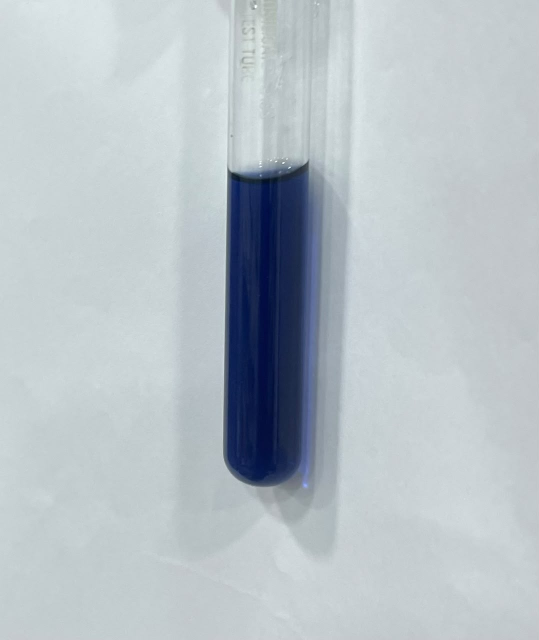
#> input picture Backend/samples/lab-photos-2026-10-15/tube-1.jpg, 1078 x 1280 px (shown at 1/2 size)
$ python -i quality.py   (imports and definitions only)   (older library calls are emulated)
#> lines starting #> are read from the running program, lines starting #| are printed output that depends on the picture; after the words box and inside, x2 and y2 are one past the last pixel; in counts of white or black regions, pixels touching at a corner belong together
"""
Stage 4 — image-quality assessment.

Decides whether an image can support a colour measurement at all, and returns
structured warnings explaining what is wrong. The point is to tell a
technician to retake the photograph rather than to hand back a confident
answer derived from a blurry, blown-out image.

Every threshold here is an engineering heuristic chosen to be conservative,
not a validated specification. They are collected in QualityThresholds so a
laboratory can tune them against its own imaging setup, and so the values used
are recorded with each measurement.
"""
from __future__ import annotations

from dataclasses import dataclass, field
from enum import Enum
from typing import Any

import cv2
import numpy as np
from numpy.typing import NDArray


class Severity(str, Enum):
    INFO = "info"
    WARNING = "warning"
    CRITICAL = "critical"


class Verdict(str, Enum):
    USABLE = "usable"
    MARGINAL = "marginal"
    UNUSABLE = "unusable"


@dataclass
class QualityWarning:
    code: str
    severity: Severity
    message: str
    measured_value: float | None = None
    threshold: float | None = None


@dataclass
class QualityThresholds:
    """
    Tunable limits.

    These are starting points derived from general image-processing practice,
    not from a validation study on bromate test tubes. A laboratory with a
    controlled lighting rig should tighten them; one working with handheld
    phone photos in variable light may need to loosen them and accept more
    MARGINAL verdicts.
    """

    # Variance of the Laplacian over the SCALE-NORMALISED focus crop — see
    # `focus_score`. These were recalibrated against real photographs after the
    # originals (25 / 100, taken from general practice) rejected every genuine
    # lab photo as "badly out of focus".
    #
    # Calibrated on 18 sharp images — 4 real laboratory photographs at three
    # capture sizes, plus one synthetic tube per ladder colour — against 60
    # Gaussian-blurred controls (9/15/21/31 px) of the same images.
    #
    #     sharp   : min 0.0266   median 0.0532   max 0.3278
    #     blurred : max 0.0259   median 0.0026
    #
    # 0.012 rejects none of the 18 sharp images and catches 58 of 60 blurs.
    #
    # Two deliberate choices behind those numbers. The two mild 9px blurs that
    # slip through are tolerated: the measurement is the *median colour of a
    # uniform column*, and mild blur barely moves a median. Blur's real danger
    # here is to region detection — a soft image makes it harder to be sure
    # the measured area is a tube at all — and roi_confidence and
    # region_lab_std catch that independently.
    #
    # The margin between the sharpest blur and the softest sharp image is
    # narrow. Treat these as provisional: 4 tubes, one camera, one session.
    blur_critical: float = 0.012
    blur_warning: float = 0.030

    # Mean channel value, 0-255.
    underexposure_critical: float = 25.0
    underexposure_warning: float = 50.0
    overexposure_critical: float = 235.0
    overexposure_warning: float = 215.0

    # Fraction of pixels pinned at 0 or 255. Clipped pixels have lost their
    # colour information outright — no processing recovers it.
    clipping_critical: float = 0.25
    clipping_warning: float = 0.08

    # Standard deviation of luminance. Very low means a flat, featureless frame.
    contrast_critical: float = 8.0
    contrast_warning: float = 18.0

    # Fraction of near-white high-luminance pixels, indicating specular glare.
    glare_critical: float = 0.20
    glare_warning: float = 0.07

    # Spread of colour within the measured region. A wide spread means the
    # region is not a single uniform solution colour.
    region_uniformity_warning: float = 12.0
    region_uniformity_critical: float = 25.0


@dataclass
class QualityReport:
    usable: bool
    verdict: Verdict
    score: float
    warnings: list[QualityWarning] = field(default_factory=list)
    sharpness: float | None = None
    mean_brightness: float | None = None
    clipping_fraction: float | None = None
    contrast: float | None = None
    glare_fraction: float | None = None


def measure_sharpness(gray: NDArray[Any]) -> float:
    """
    Variance of the Laplacian — the standard cheap blur estimate.

    Accepts a loose NDArray because cv2.cvtColor's type stub returns a
    generic array; the runtime value is uint8 for 8-bit input.

    Raw and scale-dependent: the same scene photographed at higher resolution
    scores higher. Use `focus_score` for anything compared against a
    threshold; this stays for reporting a region's raw texture.
    """
    return float(cv2.Laplacian(gray, cv2.CV_64F).var())


#: How far outside the measured region to reach when judging focus, as a
#: fraction of its size.
FOCUS_PADDING = 0.35
#: Height every focus crop is resized to before measuring.
FOCUS_NORMAL_HEIGHT = 480


def focus_score(
    rgb: NDArray[np.uint8],
    region: tuple[int, int, int, int] | None = None,
) -> float:
    """
    How well focused the image is, measured where focus is actually visible.

    Returns high-frequency energy as a *fraction* of the crop's total
    variance, so the result answers "how much of this image's detail survived"
    rather than "how much detail is there", which is what makes it comparable
    between a pale blank and an opaque navy sample.

    Three corrections over a plain Laplacian variance of the frame, each of
    which came from a real image being judged wrongly:

    **Measure at the tube's edges, not inside it.** Laplacian variance
    measures high-frequency detail, and a correctly exposed column of uniform
    solution has almost none *by definition* — that is what a good sample
    looks like. Measuring there scores a perfect photo the same as a blurry
    one. The region is padded outward so the glass walls, the meniscus and
    the background boundary are inside the measured area; those edges are
    where being out of focus shows up.

    **Normalise for scale.** Laplacian variance grows with resolution, so the
    same tube shot on a 2 MP webcam and a 12 MP phone differ by an order of
    magnitude and no fixed threshold can hold for both. Resizing the crop to
    a constant height first cut the spread across a 0.35x-1.5x resolution
    range from roughly 10x to 2x.

    **Divide by the crop's own contrast.** Laplacian variance measures edge
    *energy*, which rises with contrast as well as with focus. A colourless
    0 ppm blank against a grey bench has little of either, so on the raw
    measure it scored 25 where a navy sample scored 1500 — and the blank was
    rejected as blurred. That is the one sample a bromate screen must be able
    to trust, since "no bromate detected" is the result people act on.

    `region` is (x, y, width, height); without it the whole frame is used,
    which is weaker — a tube occupying a fifth of a plain background has its
    variance diluted by all that empty space.
    """
    height, width = rgb.shape[:2]

    if region is not None:
        x, y, w, h = region
        pad_x, pad_y = int(w * FOCUS_PADDING), int(h * FOCUS_PADDING)
        crop = rgb[
            max(0, y - pad_y) : min(height, y + h + pad_y),
            max(0, x - pad_x) : min(width, x + w + pad_x),
        ]
    else:
        crop = rgb

    if crop.shape[0] < 2 or crop.shape[1] < 2:
        return 0.0

    # Downscale only. Enlarging a crop that is already smaller than the target
    # interpolates detail that was never captured, which *smooths* it and
    # pushes the score down — a small sharp photograph then scores like a
    # blurred one. Found by a test that resized a real photograph and watched
    # it cross the threshold in the wrong direction.
    if crop.shape[0] > FOCUS_NORMAL_HEIGHT:
        scale = FOCUS_NORMAL_HEIGHT / crop.shape[0]
        crop = cv2.resize(  # type: ignore[assignment]
            crop,
            (max(2, int(crop.shape[1] * scale)), FOCUS_NORMAL_HEIGHT),
            # INTER_AREA downsamples without the aliasing that would show up
            # as false "detail" and flatter a blurred image.
            interpolation=cv2.INTER_AREA,
        )

    gray = cv2.cvtColor(crop, cv2.COLOR_RGB2GRAY).astype(np.float64)
    contrast = float(gray.var())
    # A perfectly flat crop has no contrast and no detail; it carries no
    # focus information either way, so report 0 rather than dividing by ~0.
    if contrast < 1e-6:
        return 0.0
    return measure_sharpness(gray) / contrast


def measure_clipping(rgb: NDArray[np.uint8]) -> float:
    """Fraction of pixels with any channel at 0 or 255."""
    at_floor = (rgb == 0).any(axis=-1)
    at_ceiling = (rgb == 255).any(axis=-1)
    return float((at_floor | at_ceiling).mean())


def measure_glare(rgb: NDArray[np.uint8]) -> float:
    """
    Fraction of pixels that look like specular reflection: very bright and
    nearly colourless. Glass tubes produce exactly this, and those pixels
    carry the light source's colour rather than the solution's.
    """
    arr = rgb.astype(np.float64)
    luminance = arr @ np.array([0.2126, 0.7152, 0.0722])
    saturation_proxy = arr.max(axis=-1) - arr.min(axis=-1)
    return float(((luminance > 240) & (saturation_proxy < 20)).mean())


def assess_quality(
    rgb: NDArray[np.uint8],
    thresholds: QualityThresholds | None = None,
    region_lab_std: float | None = None,
    roi_confidence: float | None = None,
    has_color_reference: bool = False,
    focus_region: tuple[int, int, int, int] | None = None,
) -> QualityReport:
    """
    Produce a quality verdict for an image, optionally informed by the region
    that was measured.

    `region_lab_std` is the colour spread inside the measured region. A high
    value means the region contained more than one thing — tube edge,
    background, label — so the median colour is not a solution colour.

    `has_color_reference` records whether a known colour standard appeared in
    the frame. Without one there is no way to correct for the light source, and
    that is reported as an informational warning on every image because it
    bounds how far any colour comparison can be trusted.
    """
    thresholds = thresholds or QualityThresholds()
    warnings: list[QualityWarning] = []

    gray = cv2.cvtColor(rgb, cv2.COLOR_RGB2GRAY)

    # Focus is judged on the padded, scale-normalised crop around the region;
    # exposure and colour below stay on the frame as given.
    sharpness = focus_score(rgb, focus_region)
    mean_brightness = float(gray.mean())
    contrast = float(gray.std())
    clipping = measure_clipping(rgb)
    glare = measure_glare(rgb)

    # ── Focus ────────────────────────────────────────────────────────────────
    if sharpness < thresholds.blur_critical:
        warnings.append(
            QualityWarning(
                "blur",
                Severity.CRITICAL,
                "The image is badly out of focus. Retake it with the tube in "
                "sharp focus.",
                round(sharpness, 2),
                thresholds.blur_critical,
            )
        )
    elif sharpness < thresholds.blur_warning:
        warnings.append(
            QualityWarning(
                "soft_focus",
                Severity.WARNING,
                "The image is soft. A sharper photograph would give a more "
                "reliable measurement.",
                round(sharpness, 2),
                thresholds.blur_warning,
            )
        )

    # ── Exposure ─────────────────────────────────────────────────────────────
    if mean_brightness < thresholds.underexposure_critical:
        warnings.append(
            QualityWarning(
                "severe_underexposure",
                Severity.CRITICAL,
                "The image is far too dark to measure colour. Add light and "
                "retake it.",
                round(mean_brightness, 2),
                thresholds.underexposure_critical,
            )
        )
    elif mean_brightness < thresholds.underexposure_warning:
        warnings.append(
            QualityWarning(
                "underexposure",
                Severity.WARNING,
                "The image is dark, which compresses colour differences.",
                round(mean_brightness, 2),
                thresholds.underexposure_warning,
            )
        )
    elif mean_brightness > thresholds.overexposure_critical:
        warnings.append(
            QualityWarning(
                "severe_overexposure",
                Severity.CRITICAL,
                "The image is far too bright; colour information has been lost.",
                round(mean_brightness, 2),
                thresholds.overexposure_critical,
            )
        )
    elif mean_brightness > thresholds.overexposure_warning:
        warnings.append(
            QualityWarning(
                "overexposure",
                Severity.WARNING,
                "The image is bright, which washes out colour differences.",
                round(mean_brightness, 2),
                thresholds.overexposure_warning,
            )
        )

    # ── Clipping ─────────────────────────────────────────────────────────────
    if clipping > thresholds.clipping_critical:
        warnings.append(
            QualityWarning(
                "severe_clipping",
                Severity.CRITICAL,
                f"{clipping:.0%} of pixels are fully black or fully white. "
                "Their colour cannot be recovered.",
                round(clipping, 4),
                thresholds.clipping_critical,
            )
        )
    elif clipping > thresholds.clipping_warning:
        warnings.append(
            QualityWarning(
                "color_clipping",
                Severity.WARNING,
                f"{clipping:.0%} of pixels are clipped at black or white.",
                round(clipping, 4),
                thresholds.clipping_warning,
            )
        )

    # ── Contrast ─────────────────────────────────────────────────────────────
    if contrast < thresholds.contrast_critical:
        warnings.append(
            QualityWarning(
                "very_low_contrast",
                Severity.CRITICAL,
                "The image is almost featureless; the tube cannot be "
                "distinguished from the background.",
                round(contrast, 2),
                thresholds.contrast_critical,
            )
        )
    elif contrast < thresholds.contrast_warning:
        warnings.append(
            QualityWarning(
                "low_contrast",
                Severity.WARNING,
                "Low contrast between the sample and its background.",
                round(contrast, 2),
                thresholds.contrast_warning,
            )
        )

    # ── Glare ────────────────────────────────────────────────────────────────
    if glare > thresholds.glare_critical:
        warnings.append(
            QualityWarning(
                "severe_glare",
                Severity.CRITICAL,
                "Strong reflections cover much of the image. Those pixels show "
                "the light source, not the solution.",
                round(glare, 4),
                thresholds.glare_critical,
            )
        )
    elif glare > thresholds.glare_warning:
        warnings.append(
            QualityWarning(
                "glare",
                Severity.WARNING,
                "Reflections are visible on the glass. Diffuse the lighting if "
                "possible.",
                round(glare, 4),
                thresholds.glare_warning,
            )
        )

    # ── Region uniformity ────────────────────────────────────────────────────
    if region_lab_std is not None:
        if region_lab_std > thresholds.region_uniformity_critical:
            warnings.append(
                QualityWarning(
                    "non_uniform_region",
                    Severity.CRITICAL,
                    "The measured region contains widely varying colours, so it "
                    "probably includes more than just the solution.",
                    round(region_lab_std, 2),
                    thresholds.region_uniformity_critical,
                )
            )
        elif region_lab_std > thresholds.region_uniformity_warning:
            warnings.append(
                QualityWarning(
                    "variable_region",
                    Severity.WARNING,
                    "Colour varies noticeably across the measured region.",
                    round(region_lab_std, 2),
                    thresholds.region_uniformity_warning,
                )
            )

    # ── Region confidence ────────────────────────────────────────────────────
    if roi_confidence is not None and roi_confidence < 0.4:
        warnings.append(
            QualityWarning(
                "uncertain_boundaries",
                Severity.WARNING,
                "The sample boundary could not be identified confidently. "
                "Select the region manually for a more reliable result.",
                round(roi_confidence, 3),
                0.4,
            )
        )

    # ── Colour reference ─────────────────────────────────────────────────────
    # Always reported when absent. This is the single biggest limitation on
    # comparing colours across devices and lighting, and it should not be
    # silent just because it is the normal case.
    if not has_color_reference:
        warnings.append(
            QualityWarning(
                "missing_calibration",
                Severity.INFO,
                "No colour reference was present in the frame, so the image "
                "could not be corrected for the light source. Colour values "
                "are device- and lighting-dependent.",
                None,
                None,
            )
        )

    verdict, score = _summarise(warnings)

    return QualityReport(
        usable=verdict is not Verdict.UNUSABLE,
        verdict=verdict,
        score=score,
        warnings=warnings,
        sharpness=round(sharpness, 4),
        mean_brightness=round(mean_brightness, 2),
        clipping_fraction=round(clipping, 4),
        contrast=round(contrast, 2),
        glare_fraction=round(glare, 4),
    )


def _summarise(warnings: list[QualityWarning]) -> tuple[Verdict, float]:
    """
    Reduce the warnings to a verdict and a 0-1 score.

    Any CRITICAL warning makes the image unusable — these are conditions where
    the colour information is genuinely gone, not merely degraded. The score is
    an ordinal summary for display; it is not a probability and should not be
    treated as one.
    """
    critical = sum(1 for w in warnings if w.severity is Severity.CRITICAL)
    warning = sum(1 for w in warnings if w.severity is Severity.WARNING)

    if critical > 0:
        # Several critical problems should not score the same as one.
        return Verdict.UNUSABLE, round(max(0.0, 0.25 - 0.05 * critical), 4)

    if warning >= 3:
        return Verdict.MARGINAL, 0.45
    if warning == 2:
        return Verdict.MARGINAL, 0.6
    if warning == 1:
        return Verdict.USABLE, 0.8

    return Verdict.USABLE, 0.95

>>> import cv2
>>> picture = cv2.cvtColor(cv2.imread('../../../../samples/lab-photos-2026-10-15/tube-1.jpg'), cv2.COLOR_BGR2RGB)
>>> result = assess_quality(picture)
#> in assess_quality, `gray = cv2.cvtColor(rgb, cv2.COLOR_RGB2GRAY)`:
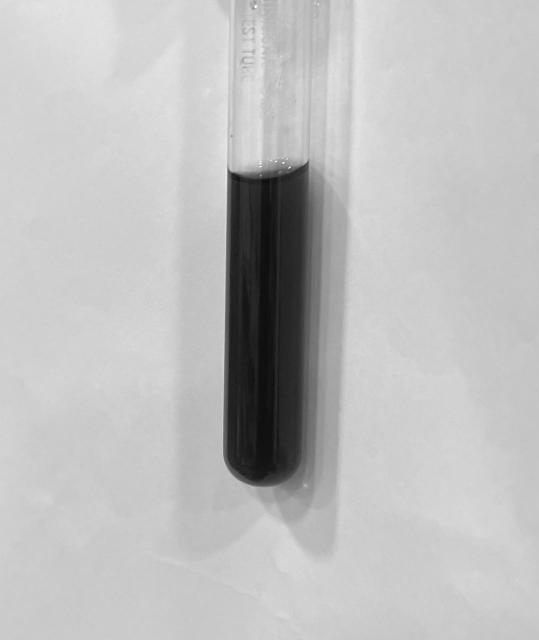
#> gray: shape (1280, 1078) (shown at 1/2 size); min 12, max 253, mean 190.1
#> in focus_score, `crop = cv2.resize(  # type: ignore[assignment] crop, (max(2, int(crop...`:
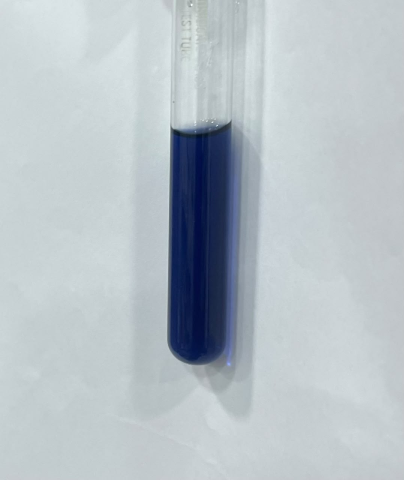
#> crop: shape (480, 404, 3); mean R, G, B 182.8, 192.4, 198.2
#> in focus_score, `gray = cv2.cvtColor(crop, cv2.COLOR_RGB2GRAY).astype(np.float64)`:
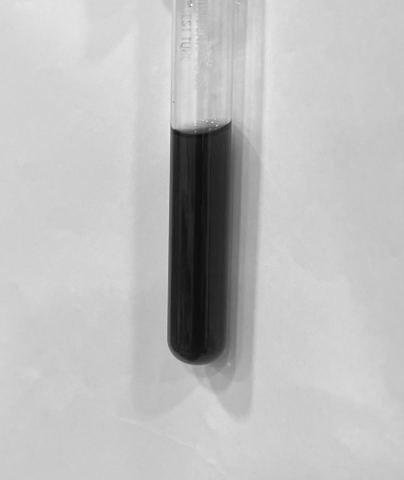
#> gray: shape (480, 404) float64; min 13, max 245, mean 190.1
#> in focus_score, `contrast = float(gray.var())`: contrast = 2005.7
#> in assess_quality, `sharpness = focus_score(rgb, focus_region)`: sharpness = 0.0139
#> in assess_quality, `mean_brightness = float(gray.mean())`: mean_brightness = 190.1
#> in assess_quality, `contrast = float(gray.std())`: contrast = 44.83
#> in measure_clipping, `at_floor = (rgb == 0).any(axis=-1)`:
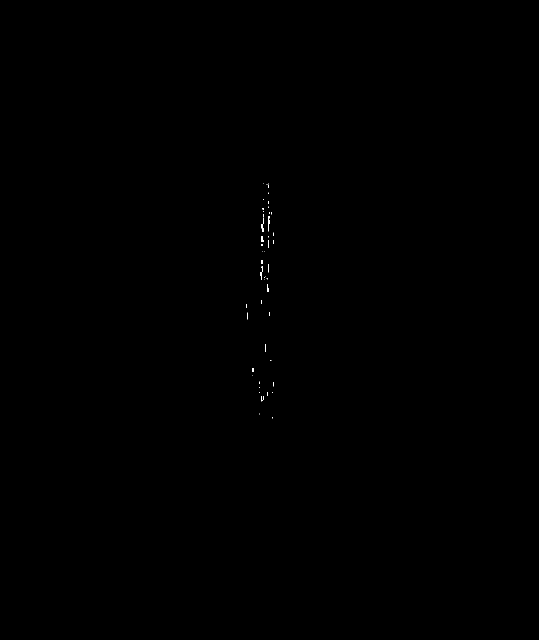
#> at_floor: shape (1280, 1078) bool (shown at 1/2 size); 0.04% white in thin lines or dots, all inside (x1, y1, x2, y2) = (493, 367, 548, 837)
#> in measure_clipping, `at_ceiling = (rgb == 255).any(axis=-1)`:
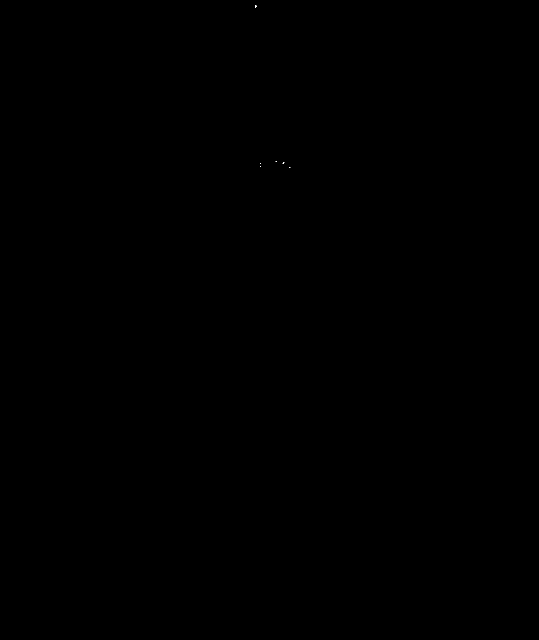
#> at_ceiling: shape (1280, 1078) bool (shown at 1/2 size); 0% white in thin lines or dots, all inside (x1, y1, x2, y2) = (510, 11, 581, 336)
#> in assess_quality, `clipping = measure_clipping(rgb)`: clipping = 0.000417
#> in measure_glare, `saturation_proxy = arr.max(axis=-1) - arr.min(axis=-1)`:
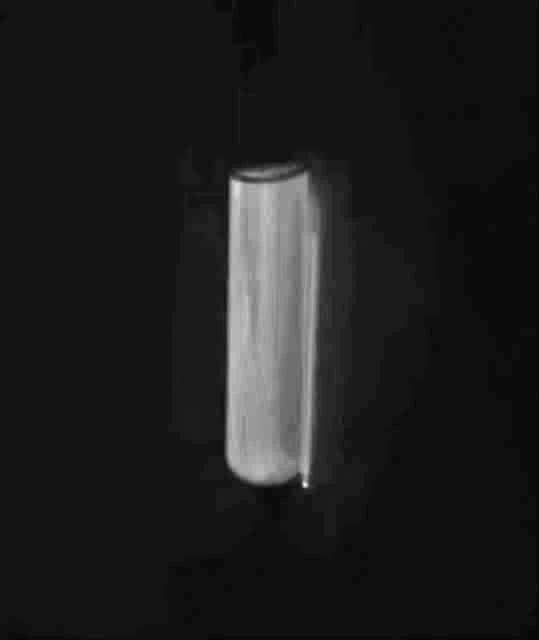
#> saturation_proxy: shape (1280, 1078) float64 (shown at 1/2 size); min 5, max 93, mean 15.4; drawn with min black and max white
#> in assess_quality, `glare = measure_glare(rgb)`: glare = 2.9e-05
#> in _summarise, `critical = sum(1 for w in warnings if w.severity is Severity.CRITICAL)`: critical = 0
#> in _summarise, `warning = sum(1 for w in warnings if w.severity is Severity.WARNING)`: warning = 1
#> in assess_quality, `verdict, score = _summarise(warnings)`: verdict = <Verdict.USABLE: 'usable'>; score = 0.8
